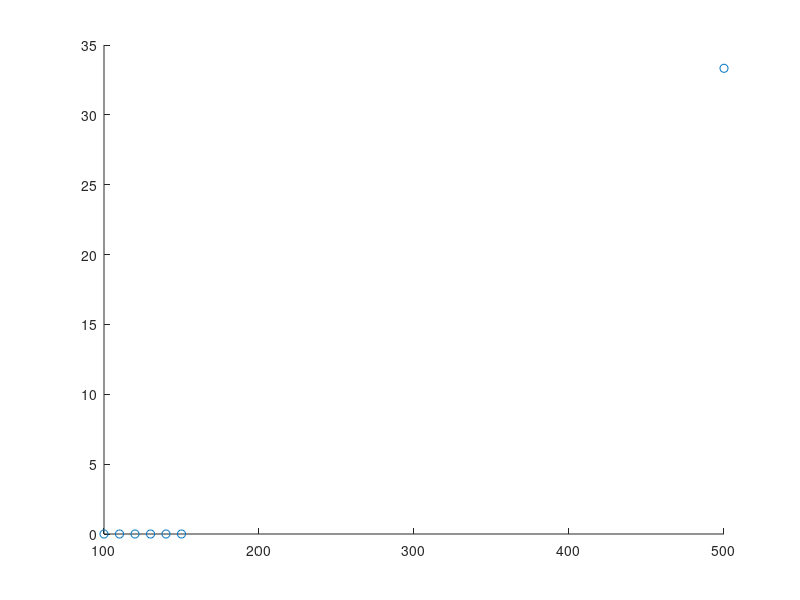

MATLAB code to generate this figure: (Note: this script raises an error after producing the figure.)
%Determine required delays
function [] = test_delays()
    global kitt;

    clc;
    close all;

    disp('Testing dummy...');
    data = test_delays_by_handle(@test_dummy_delay)
    h = graph_data(data);
    h.CurrentAxes.Title.String = 'Average succes rate for dummy';
    disp(['Done.' char(10)]);
    
    disp('Testing multiple status requests...');
    data = test_delays_by_handle(@test_status_delay)
    h = graph_data(data);
    h.CurrentAxes.Title.String = 'Average succes rate for multiple status requests';
    disp(['Done.' char(10)]);
    
    %Between multiple status requests
    function succes = test_status_delay(delay)
        kitt.get_status();
        pause(delay/1e3);
        status = kitt.get_status();
        if isstruct(status)
            succes = 1;
        else
            succes = 0;
        end
    end

    %Dummy for testing
    function succes = test_dummy_delay(delay)
        succes = round(rand()*delay/500);
    end

end

function handle = graph_data(data)
    data_delay = data(:,1);
    data_avg   = data(:,4);

    handle = figure();
    scatter(data_delay, 100*data_avg);
    ax = handle.CurrentAxes;

    ax.Title.String = 'Average succes rate per delay';
    
    xlim = [0 max(data_delay)+1];
    ax.XLim = xlim;
    ax.XTick = xlim(1):50:xlim(2);
    ax.XTickLabel = ax.XTick;
    ax.XLabel.String = 'Delay [ms]';
    
    ax.YLim = [0 100];
    ax.YTick = 0:10:100;
    ax.YTickLabel = ax.YTick;
    ax.YLabel.String = 'Succes rate [%]';
end

%Make delay measurements for a specific function.
%Expects a function handle as it's parameter. Function should be of form
% succes = func(delay)
function [data] = test_delays_by_handle(tryonce)
    %Settings (delay values in milliseconds)
    bin.delay_min   = 100;
    bin.delay_max   = 500;
    bin.nmeas       = 3; %n/o measurements per step
    lin.startrange  = 130; %switch from binary to linear search when range this small
    lin.stepsize    = 10; %step size for linear search
    lin.nmeas       = 5; %n/o measurements per step
    pause_between   = 500; %pause between measurements
    
    %Init
    data = []; %nx3 matrix, one row per delay. columns: delay, succes, failure.

    %Binary search
    disp('Starting binary search.');
    
    range_min = 0;
    range_max = inf;
    d = bin.delay_max;
    while range_max-range_min > lin.startrange
        disp(['Trying delay = ' int2str(d) 'ms, ' int2str(range_min) ...
            ' < range < ' int2str(range_max) '...']);
        
        fails = 0;
        for i = 1:bin.nmeas
            result = tryonce(d);
            store_data(d, result);
            fails = fails + (~result);
            pause(pause_between/1e3);
        end
        
        %Set next delay to try
        lev = 1.5; %leverage factor > 1
        if fails ~= 0
            range_max = d;
            d = 0.9*d - floor(lev*(d-bin.delay_min)/2);
        else
            range_min = d;
            d = 1.1*d + ceil(lev*(bin.delay_max-d)/2);
        end
        
        %End binary search if delay out of set bounds
        if d < bin.delay_min || d > bin.delay_max
            disp(['Warning: binary search reached a bound at delay = ' ...
                int2str(d) 'ms. Perhaps change delay_min or delay_max?']);
            if d < bin.delay_min
                range_min = bin.delay_min;
            else
                range_max = bin.delay_max;
            end
            break;
        end
    end
    
    %Linear search
    dur = lin.nmeas*(pause_between*((range_max-range_min)/lin.stepsize+1) ...
        + (range_min+range_max)/2);
    disp(['Starting linear search with ' int2str(range_min) ' < range < ' ...
        int2str(range_max) ' and step size ' int2str(lin.stepsize) 'ms. ' ...
        char(10) 'Expected duration roughly ' int2str(dur/1e3) 's.']);
    
    for d = range_min:lin.stepsize:range_max
        for i = 1:lin.nmeas
            result = tryonce(d);
            store_data(d, result);
            pause(pause_between/1e3);
        end
    end
    
    %Process data
    data = sortrows(data); %sort for ascending delays
    data(:,4) = data(:,2) ./ (data(:,2)+data(:,3)); %calculate averages
    
    %Check assumption
    disp(['Pause between measurements was set to ' int2str(pause_between) ...
        'ms. Please check if acceptable and if not, run again with higher value.']);
    
    
    %Store single measurement
    function store_data(argd, argsuc)
        %find existing row with delay or create new
        if isempty(data)
            row = 1;
            data(row,:) = [argd 0 0];
        else
            row = find(data(:,1) == argd, 1);
            if isempty(row) %new row
                row = size(data, 1)+1;
                data(row,:) = [argd 0 0];
            end
        end
        
        %add measurement to correct column
        if argsuc
            data(row,2) = data(row,2) + 1;
        else
            data(row,3) = data(row,3) + 1;
        end
    end
    
end
